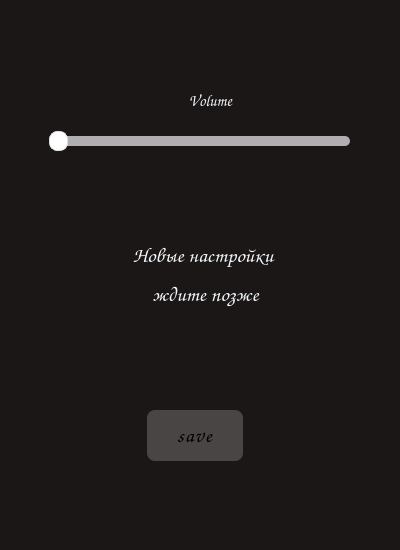
<?xml version="1.0" encoding="UTF-8"?>
<ui version="4.0">
 <class>Form</class>
 <widget class="QWidget" name="Form">
  <property name="geometry">
   <rect>
    <x>0</x>
    <y>0</y>
    <width>400</width>
    <height>550</height>
   </rect>
  </property>
  <property name="windowTitle">
   <string>Form</string>
  </property>
  <property name="styleSheet">
   <string notr="true">QWidget {
                    background : #1b1716;
                    color: #f3f7fb;
                }
 QPushButton {
  display: block;
  box-sizing: border-box;
  margin: 0 auto;
  padding: 8px;
  width: 80%;
  max-width: 200px;
  background: rgba(255, 255, 255, 0.2);
  border-radius: 8px;
  color: black;
  text-align: center;
  text-decoration: none;
  letter-spacing: 1px;
  font-family: Comic Sans MS;
  font-size: 16pt;
                }
QLabel{
					background-image: url(data/menu.jpg);
 font-family: Comic Sans MS;
}
QSlider{
                    color : #1f5d2f;
                }
                QSlider::groove:horizontal {  
                    height: 10px;
                    margin: 0px;
                    border-radius: 5px;
                    background: #B0AEB1;
                }
                QSlider::handle:horizontal {
                    background: #fff;
                    border: 1px solid #E3DEE2;
                    width: 17px;
                    margin: -5px 0; 
                    border-radius: 8px;
                }
                QSlider::sub-page:qlineargradient {
                    background: #3B99FC;
                    border-radius: 5px;
                }</string>
  </property>
  <widget class="QLabel" name="label">
   <property name="geometry">
    <rect>
     <x>0</x>
     <y>0</y>
     <width>400</width>
     <height>550</height>
    </rect>
   </property>
   <property name="text">
    <string/>
   </property>
  </widget>
  <widget class="QSlider" name="slide">
   <property name="geometry">
    <rect>
     <x>49</x>
     <y>130</y>
     <width>301</width>
     <height>22</height>
    </rect>
   </property>
   <property name="orientation">
    <enum>Qt::Horizontal</enum>
   </property>
  </widget>
  <widget class="QLabel" name="label_2">
   <property name="geometry">
    <rect>
     <x>160</x>
     <y>90</y>
     <width>101</width>
     <height>20</height>
    </rect>
   </property>
   <property name="text">
    <string>&lt;html&gt;&lt;head/&gt;&lt;body&gt;&lt;p align=&quot;center&quot;&gt;&lt;span style=&quot; font-size:12pt;&quot;&gt;Volume&lt;/span&gt;&lt;/p&gt;&lt;/body&gt;&lt;/html&gt;</string>
   </property>
  </widget>
  <widget class="QLabel" name="label_3">
   <property name="geometry">
    <rect>
     <x>60</x>
     <y>210</y>
     <width>291</width>
     <height>131</height>
    </rect>
   </property>
   <property name="text">
    <string>&lt;html&gt;&lt;head/&gt;&lt;body&gt;&lt;p align=&quot;center&quot;&gt;&lt;span style=&quot; font-size:16pt;&quot;&gt;Новые настройки &lt;/span&gt;&lt;/p&gt;&lt;p align=&quot;center&quot;&gt;&lt;span style=&quot; font-size:16pt;&quot;&gt;ждите позже&lt;/span&gt;&lt;/p&gt;&lt;/body&gt;&lt;/html&gt;</string>
   </property>
  </widget>
  <widget class="QPushButton" name="btn_save">
   <property name="geometry">
    <rect>
     <x>110</x>
     <y>410</y>
     <width>170</width>
     <height>51</height>
    </rect>
   </property>
   <property name="text">
    <string>save</string>
   </property>
  </widget>
 </widget>
 <resources/>
 <connections/>
</ui>
